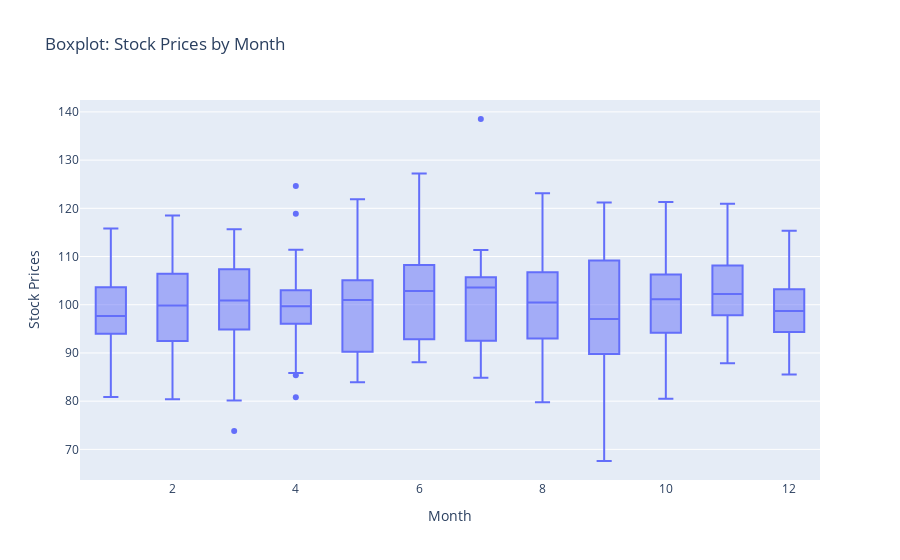

This figure's notebook cell:
### Code cell
# ensure that 'Date' is in datetime format
data['Date'] = pd.to_datetime(data['Date'])

# extract the month for each date in the DataFrame
data['Month'] = data['Date'].dt.month

fig = px.box(data, x='Month', y='Stock Prices', title='Boxplot: Stock Prices by Month')
fig.show()

### Figure 1 — Plotly figure (JSON) as saved in the notebook; plotly's stock layout.template omitted (floating-point values rounded to 4 significant figures; data arrays with more than 128 entries replaced by an {"elided": "..."} marker saying what was removed)
{"data": [{"alignmentgroup": "True", "hovertemplate": "Month=%{x}<br>Stock Prices=%{y}<extra></extra>", "legendgroup": "", "marker": {"color": "#636efa"}, "name": "", "notched": false, "offsetgroup": "", "orientation": "v", "showlegend": false, "type": "box", "x": {"elided": "365 int values"}, "x0": " ", "xaxis": "x", "y": {"elided": "365 float values"}, "y0": " ", "yaxis": "y"}], "layout": {"boxmode": "group", "legend": {"tracegroupgap": 0}, "title": {"text": "Boxplot: Stock Prices by Month"}, "xaxis": {"anchor": "y", "domain": [0, 1], "title": {"text": "Month"}}, "yaxis": {"anchor": "x", "domain": [0, 1], "title": {"text": "Stock Prices"}}}}
